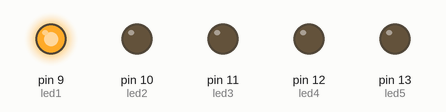
This sketch was run on a simulated Arduino Uno, built with avr-gcc and run on an emulated ATmega328P. Parts: output pins drawn as LEDs (lit = HIGH).

Above: at 0.05 s.
At 0.9 s:
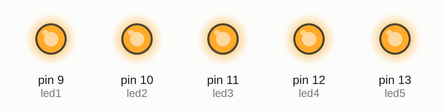
At 1.55 s:
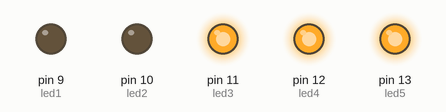
At 2.3 s:
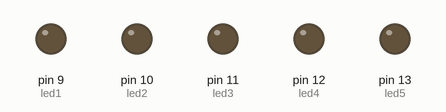
At 4.07 s:
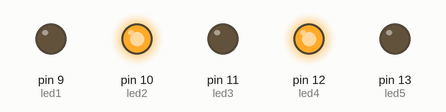
At 6.02 s:
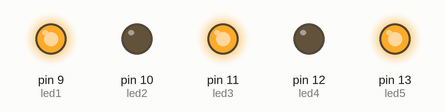
Timing chart, 0 to 7.9 s (numbered marks = the images above):
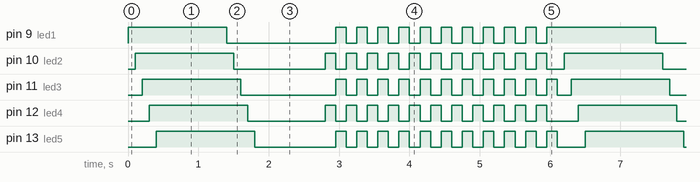

The sketch:

light_show.ino
```cpp
int led1 = 9;
int led2 = 10;
int led3 = 11;
int led4 = 12;
int led5 = 13;

void setup() {
  pinMode(9, OUTPUT);
  pinMode(10, OUTPUT);
  pinMode(11, OUTPUT);
  pinMode(12, OUTPUT);
  pinMode(13, OUTPUT);
}

void loop() {
  cycleOn();

  delay(1000);

  cycleOff();

  delay(1000);

  lightShow();

  allOff();
}

void cycleOn() {
  digitalWrite(led1, HIGH);
  delay(100);
  digitalWrite(led2, HIGH);
  delay(100);
  digitalWrite(led3, HIGH);
  delay(100);
  digitalWrite(led4, HIGH);
  delay(100);
  digitalWrite(led5, HIGH);
}

void cycleOff() {
  digitalWrite(led1, LOW);
  delay(100);
  digitalWrite(led2, LOW);
  delay(100);
  digitalWrite(led3, LOW);
  delay(100);
  digitalWrite(led4, LOW);
  delay(100);
  digitalWrite(led5, LOW);
}

void allOff() {
  digitalWrite(led1, LOW);
  digitalWrite(led2, LOW);
  digitalWrite(led3, LOW);
  digitalWrite(led4, LOW);
  digitalWrite(led5, LOW);
}

void allOn() {
  digitalWrite(led1, HIGH);
  digitalWrite(led2, HIGH);
  digitalWrite(led3, HIGH);
  digitalWrite(led4, HIGH);
  digitalWrite(led5, HIGH);
}

void evenOn() {
  allOff();
  digitalWrite(led2, HIGH);
  digitalWrite(led4, HIGH);
}

void oddOn() {
  allOff();
  digitalWrite(led1, HIGH);
  digitalWrite(led3, HIGH);
  digitalWrite(led5, HIGH);
}

void lightShow() {
  for (int i=0; i <= 10; i++) {
    evenOn();
    delay(150);
    oddOn();
    delay(150);
  }
  allOff();
}
```

Measured:
- by itself, pin 9 (led1), pin 10 (led2), pin 11 (led3), pin 12 (led4), pin 13 (led5): moves between LOW and HIGH, repeating every 6.1 s
- by itself, everything shown: repeats every 6.1 s, in 32 steps
